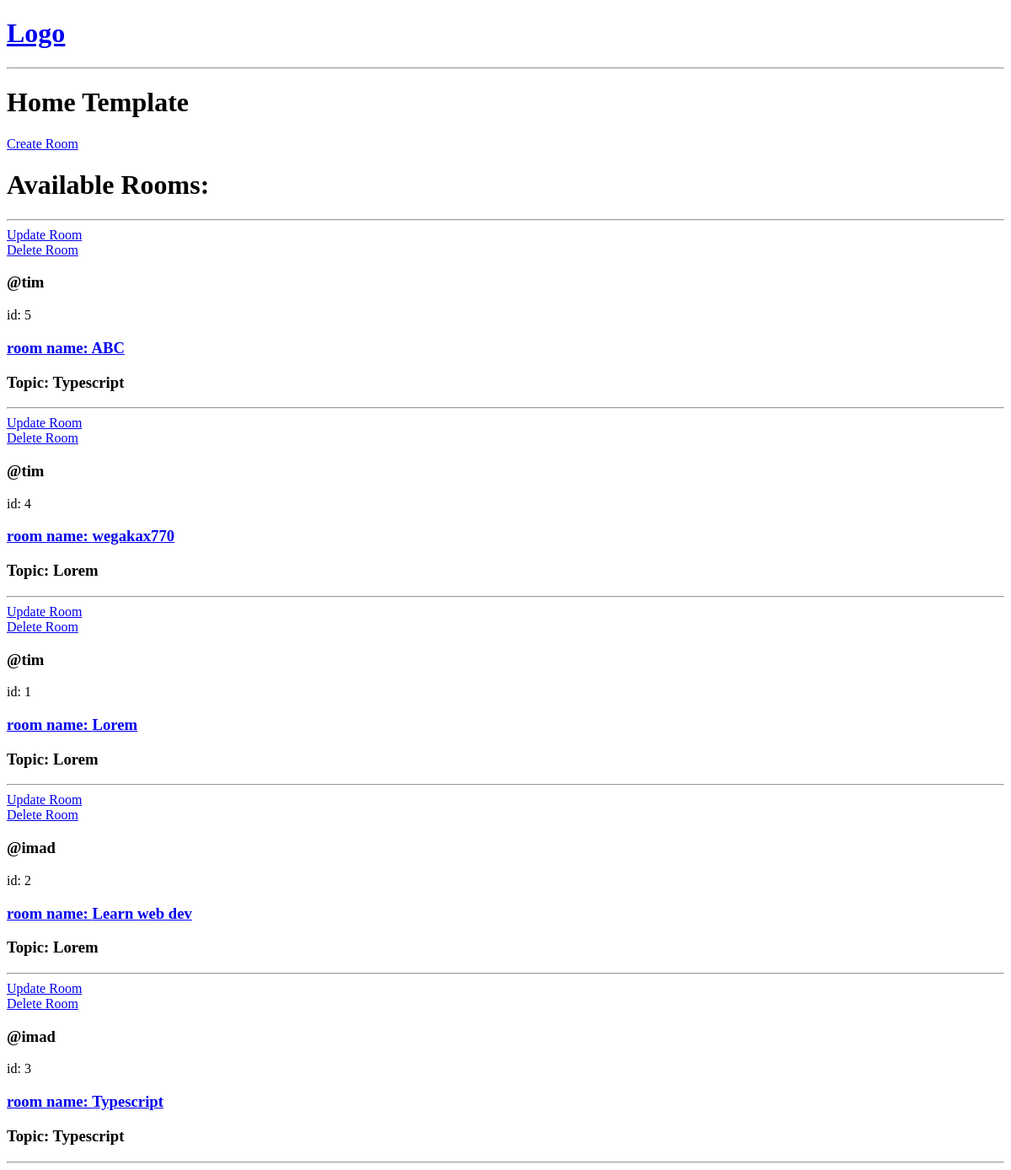
The app's page /, older data.
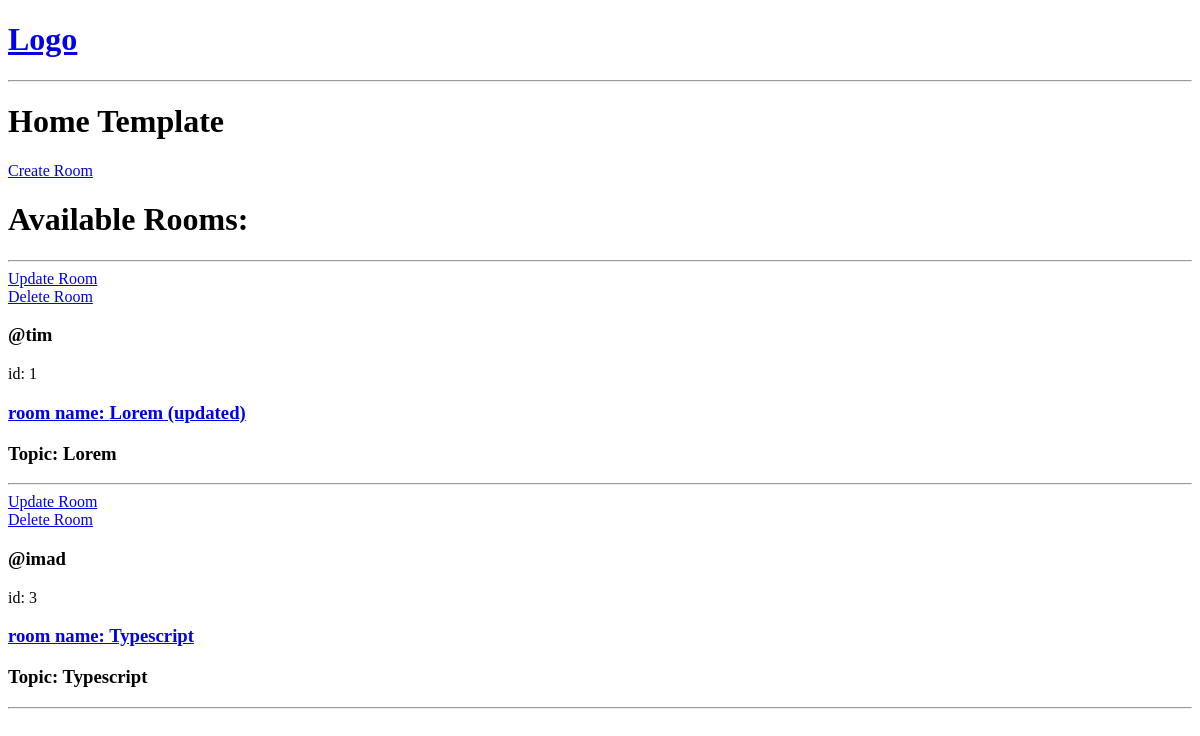
The same page, newer data.
### base/models.py (models this page shows, shortened)
class Room(models.Model):
    host = models.ForeignKey(User, on_delete=models.SET_NULL, null=True, blank=True)
    topic = models.ForeignKey(Topic, on_delete=models.SET_NULL, null=True, blank=True)
    name = models.CharField(max_length=200)
    description = models.TextField(null=True, blank=True)
    updated = models.DateTimeField(auto_now=True)
    created = models.DateTimeField(auto_now_add=True)
    class Meta:
        ordering = ["-updated", "-created"]

class Topic(models.Model):
    name = models.CharField(max_length=200)

### base/views.py (the view)
# urls.py: path("", views.home, name="home"),
def home(request):
    rooms = Room.objects.all()
    context = {"rooms": rooms}
    return render(request, "base/home.html", context)

### base/templates/base/home.html
<!DOCTYPE html>
{% extends 'main.html'%} {% block content %}
<h1>Home Template</h1>
<div>
  <a href="{% url 'create-room' %}">Create Room</a>
  <h1>Available Rooms:</h1>
  <hr />
  {% for room in rooms %}
  <div>
    <a href="{% url 'update-room' room.id %}">Update Room</a><br />
    <a href="{% url 'delete-room' room.id %}">Delete Room</a><br />
    <h3>@{{room.host.username}}</h3>
    <p>id: {{ room.id }}</p>
    <a href="{% url 'room' room.id %}"><h3>room name: {{ room.name }}</h3></a>
    <h3>Topic: {{room.topic.name}}</h3>
    <hr />
  </div>
  {% endfor %}
</div>
{% endblock %}

### templates/main.html (shortened to what this page needs)
<!DOCTYPE html>
<html lang="en">
  <head>
  </head>
  <body>
    {% include 'navbar.html' %} {% block content %} {% endblock %}
  </body>
</html>

### templates/navbar.html
<!DOCTYPE html>
<a href="/"><h1>Logo</h1></a>
<hr />

Row changes from the older to the newer data that the page shows:
removed Room: host.username "tim", id "5", name "ABC", topic.name "Typescript"
removed Room: host.username "tim", id "4", name "wegakax770", topic.name "Lorem"
removed Room: host.username "imad", id "2", name "Learn web dev", topic.name "Lorem"
changed Room "tim": name "Lorem" → "Lorem (updated)"
